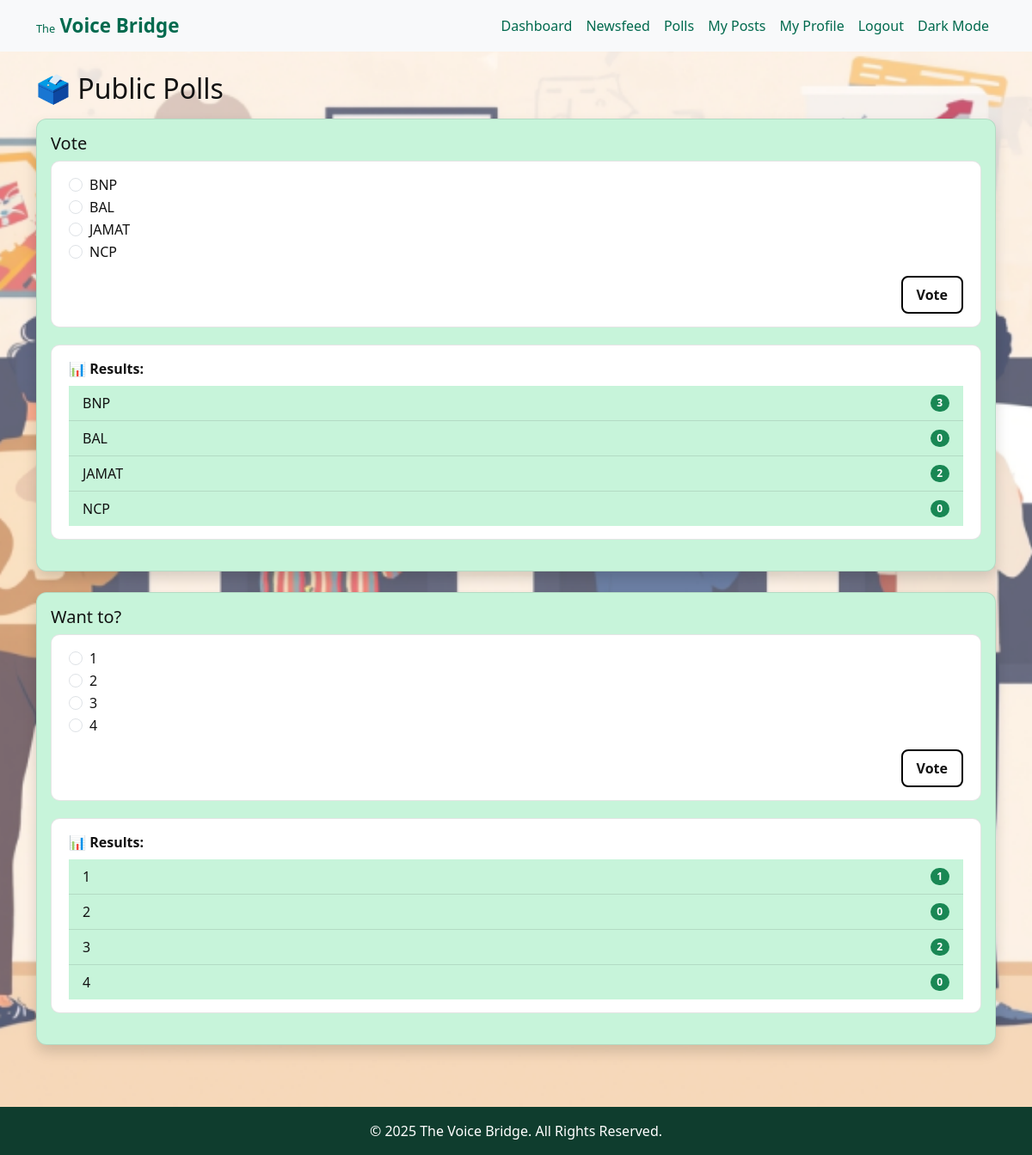
Page /polls/ (signed in) on the committed database.
### polls/models.py (models this page shows)
class Poll(models.Model):
    question = models.CharField(max_length=255)
    option1 = models.CharField(max_length=100)
    option2 = models.CharField(max_length=100)
    option3 = models.CharField(max_length=100, blank=True, null=True)
    option4 = models.CharField(max_length=100, blank=True, null=True)
    created_by = models.ForeignKey(settings.AUTH_USER_MODEL, on_delete=models.CASCADE)
    created_at = models.DateTimeField(auto_now_add=True)
    def get_options(self):
        return [o for o in [self.option1, self.option2, self.option3, self.option4] if o]

### polls/views.py (the view)
# urls.py: path('', views.poll_list, name='poll_list'),
@login_required
def poll_list(request):
    polls = Poll.objects.all()
    for poll in polls:
        poll.total_votes = Vote.objects.filter(poll=poll).count()
        poll.option1_votes = Vote.objects.filter(poll=poll, choice=poll.option1).count()
        poll.option2_votes = Vote.objects.filter(poll=poll, choice=poll.option2).count()
        poll.option3_votes = Vote.objects.filter(poll=poll, choice=poll.option3).count() if poll.option3 else 0
        poll.option4_votes = Vote.objects.filter(poll=poll, choice=poll.option4).count() if poll.option4 else 0
    return render(request, 'polls/poll_list.html', {'polls': polls})

### polls/templates/polls/poll_list.html (shortened to what this page needs)
{% extends 'base.html' %}
{% load static %}
{% block content %}
<div class="d-flex justify-content-between align-items-center mb-3">
  <h2 class="mb-0">🗳️ Public Polls</h2>
</div>
{% for poll in polls %}
  <div class="card mb-4 shadow">
    <div class="card-body">
      <h5 class="card-title">{{ poll.question }}</h5>
      <div class="transparent-box">
        {% if poll.user_has_voted %}
          <p class="text-success">✅ You have already voted.</p>
        {% else %}
          <form method="POST" action="{% url 'vote_poll' poll.id %}">
            {% for option in poll.get_options %}
              <div class="form-check">
                <input class="form-check-input" type="radio" name="choice" value="{{ option }}" id="{{ option }}{{ poll.id }}">
                <label class="form-check-label" for="{{ option }}{{ poll.id }}">{{ option }}</label>
              </div>
            {% endfor %}
            <div class="text-end mt-3">
              <button type="submit" class="btn custom-poll-btn">Vote</button>
            </div>
          </form>
        {% endif %}
      </div>
      <div class="transparent-box mt-3">
        <strong>📊 Results:</strong>
        <ul class="list-group list-group-flush mt-2">
          {% if poll.option1 %}
            <li class="list-group-item d-flex justify-content-between align-items-center">
              {{ poll.option1 }}
              <span class="badge bg-success rounded-pill">{{ poll.option1_votes }}</span>
            </li>
          {% endif %}
          {% if poll.option2 %}
            <li class="list-group-item d-flex justify-content-between align-items-center">
              {{ poll.option2 }}
              <span class="badge bg-success rounded-pill">{{ poll.option2_votes }}</span>
            </li>
          {% endif %}
          {% if poll.option3 %}
            <li class="list-group-item d-flex justify-content-between align-items-center">
              {{ poll.option3 }}
              <span class="badge bg-success rounded-pill">{{ poll.option3_votes }}</span>
            </li>
          {% endif %}
          {% if poll.option4 %}
            <li class="list-group-item d-flex justify-content-between align-items-center">
              {{ poll.option4 }}
              <span class="badge bg-success rounded-pill">{{ poll.option4_votes }}</span>
            </li>
          {% endif %}
        </ul>
      </div>
    </div>
  </div>
{% empty %}
  <p>No polls found.</p>
{% endfor %}
{% endblock %}

### templates/base.html (style rules this page uses)
:root { --bg-color: #ffffff; --text-color: #121212; --nav-bg: #f8f9fa; --nav-text: #006A4E; --footer-bg: #0F3D2E; --footer-text: #ffffff; }
html, body { height: 100%; margin: 0; background-color: var(--bg-color); color: var(--text-color); }
body { display: flex; flex-direction: column; }

### rows in the picture
Poll: question "Vote", get_options "BNP" "BAL" "JAMAT" "NCP", option1 "BNP", option1_votes "3", option2 "BAL", option2_votes "0", option3 "JAMAT", option3_votes "2", option4 "NCP", option4_votes "0"
Poll: question "Want to?", get_options "1" "2" "3" "4", option1 "1", option1_votes "1", option2 "2", option2_votes "0", option3 "3", option3_votes "2", option4 "4", option4_votes "0"
